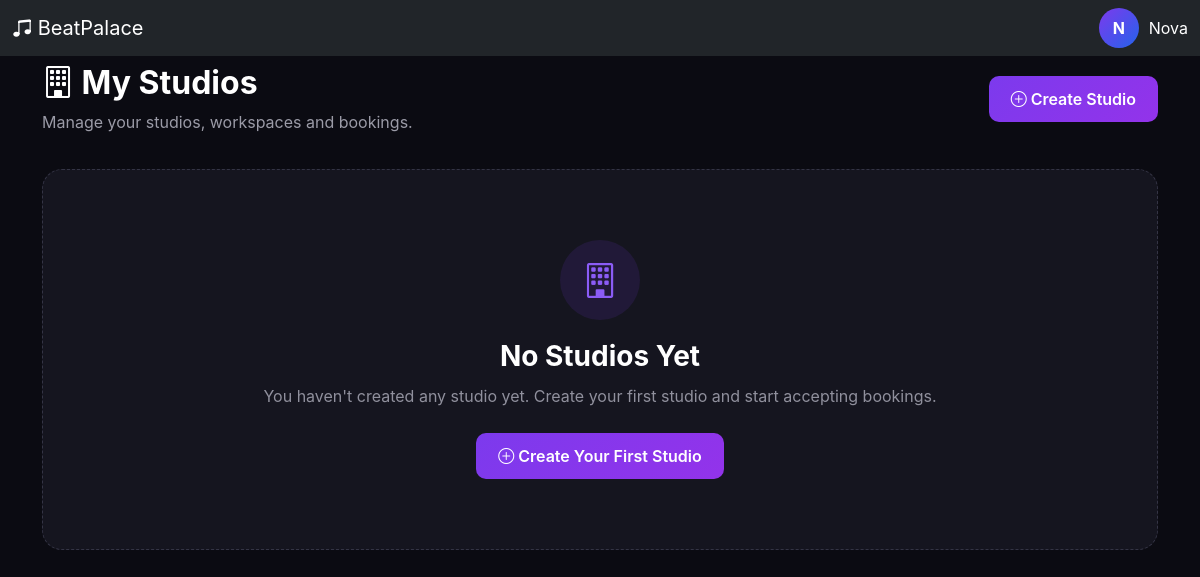
The page /studio/owner/studios/ (signed in) on the database as committed earlier.
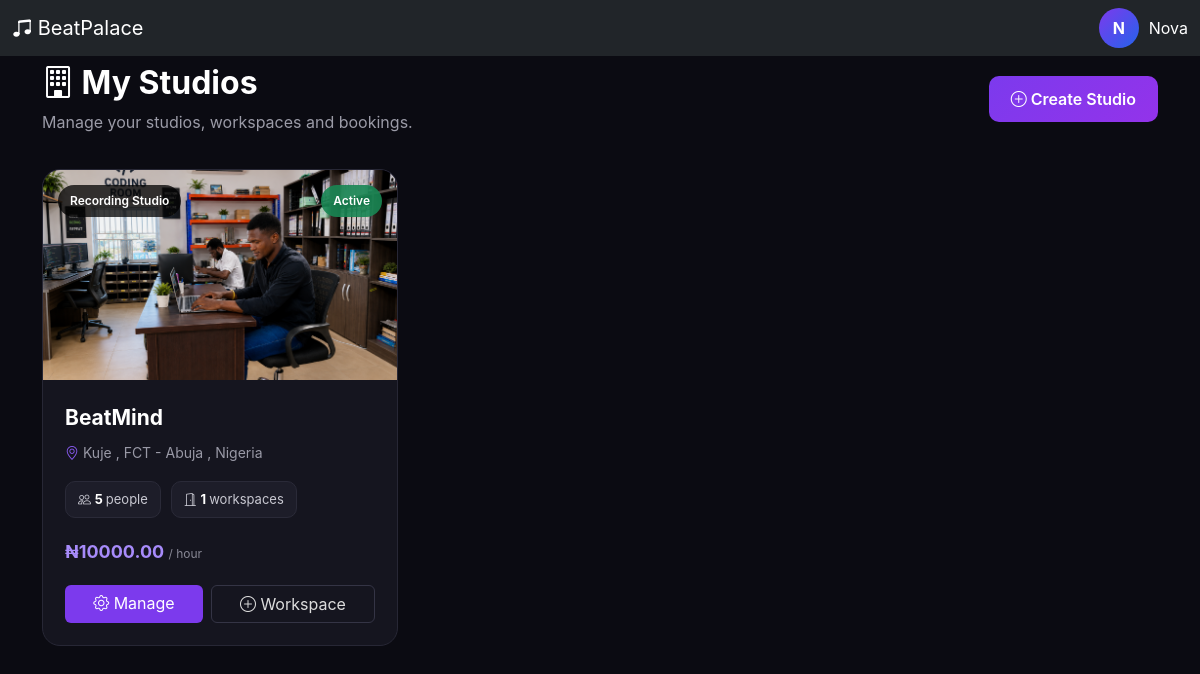
The same page on the database as committed later.
### accounts/models.py (models this page shows, shortened)
class User(AbstractUser):
    ROLE_CHOICES = (
        ("producer", "Producer"),
        ("artist", "Artist"),
    )
    email = models.EmailField(unique=True)
    role = models.CharField(
        max_length=20,
        choices=ROLE_CHOICES
    )
    avatar = models.ImageField(
        upload_to="avatars/",
        blank=True,
        null=True
    )
    verified = models.BooleanField(default=False)
    created_at = models.DateTimeField(auto_now_add=True)

### studio/models.py (models this page shows, shortened)
class Studio(models.Model):
    STUDIO_TYPES = [
        ("recording", "Recording Studio"),
        ("mixing", "Mixing Room"),
        ("production", "Production Room"),
        ("rehearsal", "Rehearsal Room"),
        ("podcast", "Podcast / Video Studio"),
        ("content", "Content Creation Space"),
    ]
    STATE = [
        ("Abia",     "Abia"),
        ("Adamawa",     "Adamawa"),
        ("Akwa Ibom",     "Akwa Ibom"),
        ("Anambra",     "Anambra"),
        ("Bauchi",     "Bauchi"),
        ("Bayelsa",     "Bayelsa"),
        ("Benue",     "Benue"),
        ("Borno",     "Borno"),
        ("Cross River",     "Cross River"),
        ("Delta",     "Delta"),
        ("Ebonyi",     "Ebonyi"),
        ("Edo",     "Edo"),
        ("Ekiti",     "Ekiti"),
        ("Enugu",     "Enugu"),
        ("FCT - Abuja",     "FCT - Abuja"),
        ("Gombe",     "Gombe"),
        ("Imo",     "Imo"),
        ("Jigawa",     "Jigawa"),
        ("Kaduna",     "Kaduna"),
        ("Kano",     "Kano"),
        ("Katsina",     "Katsina"),
        ("Kebbi",     "Kebbi"),
        ("Kogi",     "Kogi"),
        ("Kwara",     "Kwara"),
        ("Lagos",     "Lagos"),
        ("Nasarawa",     "Nasarawa"),
        ("Niger",     "Niger"),
        ("Ogun",     "Ogun"),
        ("Ondo",     "Ondo"),
        ("Osun",     "Osun"),
        ("Oyo",     "Oyo"),
        ("Plateau",     "Plateau"),
        ("Rivers",     "Rivers"),
        ("Sokoto",     "Sokoto"),
        ("Taraba",     "Taraba"),
        ("Yobe",     "Yobe"),
        ("Zamfara",     "Zamfara"),
    ]
    owner = models.ForeignKey(
        settings.AUTH_USER_MODEL,
        on_delete=models.CASCADE,
        related_name="owned_studios",
    )
    name = models.CharField(max_length=200)
    studio_type = models.CharField(
        max_length=30,
        choices=STUDIO_TYPES,
        default="recording",
    )
    description = models.TextField()
    address = models.CharField(
        max_length=255,
    )
    city = models.CharField(
        max_length=100,
    )
    state = models.CharField(
        max_length=100,
        blank=True,
        choices=STATE,
    )
    country = models.CharField(
        max_length=100,
        default="Nigeria",
    )
    phone = models.CharField(
        max_length=30,
        blank=True,
    )
    email = models.EmailField(
        blank=True,
    )
    hourly_rate = models.DecimalField(
        max_digits=12,
        decimal_places=2,
        validators=[MinValueValidator(Decimal("0"))],
    )
    daily_rate = models.DecimalField(
        max_digits=12,
        decimal_places=2,
        null=True,
        blank=True,
        validators=[MinValueValidator(Decimal("0"))],
    )
    capacity = models.PositiveIntegerField(
        default=5,
    )
    equipment = models.TextField(
        blank=True,
        help_text="List studio equipment and instruments.",
    )
    amenities = models.TextField(
        blank=True,
    )
    rules = models.TextField(
        blank=True,
    )
    cover_image = models.ImageField(
        upload_to="studios/covers/",
        blank=True,
        null=True,
    )
    is_active = models.BooleanField(
        default=True,
    )
    created_at = models.DateTimeField(
        auto_now_add=True,
    )
    updated_at = models.DateTimeField(
        auto_now=True,
    )
    class Meta:
        ordering = ["-created_at"]

### studio/views.py (the view)
@producer_required
def my_studios(request):
    studios = Studio.objects.filter(
        owner=request.user
    )
    return render(
        request,
        "studio/my_studio.html",
        {"studios": studios},
    )

### studio/views.py (called while the page is built)
def producer_required(view_func):
    @wraps(view_func)
    @login_required
    def wrapper(request, *args, **kwargs):
        if request.user.is_superuser:
            return view_func(request, *args, **kwargs)
        if getattr(request.user, "role", None) != "producer":
            raise PermissionDenied(
                "Only producers can manage studios."
            )
        return view_func(request, *args, **kwargs)
    return wrapper

### templates/studio/my_studio.html (shortened to what this page needs)
{% extends "base.html" %}
{% load static %}
{% block content %}
<div class="studio-page">
<div class="container">
    <div class="page-header d-flex justify-content-between align-items-center flex-wrap gap-3">
        <div>
            <h1>
                <i class="bi bi-building"></i>
                My Studios
            </h1>
            <p class="mb-0">
                Manage your studios, workspaces and bookings.
            </p>
        </div>
        <a href="{% url 'studio:create_studio' %}"
           class="btn btn-create">
            <i class="bi bi-plus-circle"></i>
            Create Studio
        </a>
    </div>
    {% if studios %}
        <div class="row g-4">
            {% for studio in studios %}
                <div class="col-lg-6 col-xl-4">
                    <div class="studio-card">
                        <div class="studio-cover">
                            {% if studio.cover_image %}
                                <img src="{{ studio.cover_image.url }}"
                                     alt="{{ studio.name }}">
                            {% else %}
                                <div class="studio-cover-placeholder">
                                    <i class="bi bi-music-note-beamed"></i>
                                </div>
                            {% endif %}
                            <span class="studio-type">
                                {{ studio.get_studio_type_display }}
                            </span>
                            {% if studio.is_active %}
                                <span class="studio-status status-active">
                                    Active
                                </span>
                            {% else %}
                                <span class="studio-status status-inactive">
                                    Inactive
                                </span>
                            {% endif %}
                        </div>
                        <div class="studio-body">
                            <div class="studio-name">
                                {{ studio.name }}
                            </div>
                            <div class="studio-location">
                                <i class="bi bi-geo-alt"></i>
                                {{ studio.city }}
                                {% if studio.state %}
                                    , {{ studio.state }}
                                {% endif %}
                                {% if studio.country %}
                                    , {{ studio.country }}
                                {% endif %}
                            </div>
                            <div class="studio-info">
                                <div class="info-item">
                                    <i class="bi bi-people"></i>
                                    <strong>
                                        {{ studio.capacity }}
                                    </strong>
                                    people
                                </div>
                                <div class="info-item">
                                    <i class="bi bi-door-open"></i>
                                    <strong>
                                        {{ studio.workspaces.count }}
                                    </strong>
                                    workspaces
                                </div>
                            </div>
                            <div class="studio-rate">
                                ₦{{ studio.hourly_rate|floatformat:2 }}
                                <small>
                                    / hour
                                </small>
                            </div>
                            <div class="d-flex gap-2 flex-wrap">
                                <a href="{% url 'studio:studio_owner_detail' studio_id=studio.pk %}"
                                   class="btn btn-manage flex-grow-1">
                                    <i class="bi bi-gear"></i>
                                    Manage
                                </a>
                                <a href="{% url 'studio:create_workspace' studio_id=studio.pk %}"
                                   class="btn btn-workspace flex-grow-1">
                                    <i class="bi bi-plus-circle"></i>
                                    Workspace
                                </a>
                            </div>
                        </div>
                    </div>
                </div>
            {% endfor %}
        </div>
    {% else %}
        <div class="empty-state">
            <div class="empty-icon">
                <i class="bi bi-building"></i>
            </div>
            <h3>
                No Studios Yet
            </h3>
            <p>
                You haven't created any studio yet.
                Create your first studio and start accepting bookings.
            </p>
            <a href="{% url 'studio:create_studio' %}"
               class="btn btn-create">
                <i class="bi bi-plus-circle"></i>
                Create Your First Studio
            </a>
        </div>
    {% endif %}
</div>
</div>
{% endblock %}

### templates/base.html (shortened to what this page needs)
{% load static %}
<!DOCTYPE html>
<html lang="en">
<head>
    <link
    href="https://cdn.jsdelivr.net/npm/bootstrap@5.3.3/dist/css/bootstrap.min.css"
    rel="stylesheet"
    >
    <link
    href="https://cdn.jsdelivr.net/npm/bootstrap-icons@1.11.3/font/bootstrap-icons.css"
    rel="stylesheet"
    >
    <link
     rel="stylesheet"
     href="{% static 'css/style.css' %}"
    >
</head>
<nav class="navbar fixed-top bg-dark" data-bs-theme="dark">
    <div class="container-fluid d-flex justify-content-between align-items-center">
        {% if user.role == "artist" %}
            <a
                class="navbar-brand"
                href="{% url 'artist_dashboard' %}"
            >
                <i class="bi bi-music-note-beamed"></i>
                BeatPalace
            </a>
        {% elif user.role == "producer" %}
            <a
                class="navbar-brand"
                href="{% url 'producer_dashboard' %}"
            >
                <i class="bi bi-music-note-beamed"></i>
                BeatPalace
            </a>
        {% endif %}
        <div class="d-flex gap-2">
            <div class="user-profile">
                <div class="avatar">
                    {{ user.username|first|upper }}
                </div>
                <span>
                    {{ user.username }}
                </span>
            </div>
        </div>
    </div>
</nav>
{% block content %}
{% endblock %}
</body>
</html>

### static/css/style.css (style rules this page uses)
:root { --bg: #282854; --sidebar: #11111a; --card: #151520; --border: #747484; --text: #ffffff; --muted: #fff; --primary: #7c3aed; --secondary: #2563eb; }
* { box-sizing: border-box; }
.user-profile { display: flex; align-items: center; gap: 10px; }
.avatar { width: 40px; height: 40px; display: flex; justify-content: center; align-items: center; border-radius: 50%; background: linear-gradient( 135deg, var(--primary), var(--secondary) ); font-weight: bold; }

### templates/studio/my_studio.html (style rules this page uses)
.studio-page { min-height: 100vh; background: #0b0b12; color: #fff; padding: 40px 0; }
.page-header { margin-bottom: 35px; }
.page-header h1 { font-size: 32px; font-weight: 700; margin-bottom: 8px; }
.page-header p { color: #9b9ba7; }
.studio-card { background: #15151f; border: 1px solid #272735; border-radius: 18px; overflow: hidden; height: 100%; transition: .25s ease; }
.studio-cover { height: 210px; background: linear-gradient( 135deg, #24134f, #11111a ); position: relative; overflow: hidden; }
.studio-cover img { width: 100%; height: 100%; object-fit: cover; }
.studio-type { position: absolute; top: 15px; left: 15px; background: rgba(0, 0, 0, .75); color: #fff; padding: 7px 12px; border-radius: 30px; font-size: 12px; font-weight: 600; }
.studio-status { position: absolute; top: 15px; right: 15px; padding: 7px 12px; border-radius: 30px; font-size: 12px; font-weight: 600; }
.status-active { background: rgba(25, 135, 84, .9); color: #fff; }
.studio-body { padding: 22px; }
.studio-name { font-size: 21px; font-weight: 700; margin-bottom: 8px; }
.studio-location { color: #9999a6; font-size: 14px; margin-bottom: 18px; }
.studio-location i { color: #8b5cf6; }
.studio-info { display: flex; gap: 10px; margin-bottom: 20px; flex-wrap: wrap; }
.info-item { background: #1d1d29; border: 1px solid #2a2a38; border-radius: 10px; padding: 8px 12px; color: #c9c9d2; font-size: 13px; }
.info-item strong { color: #fff; }
.studio-rate { font-size: 18px; font-weight: 700; color: #a78bfa; margin-bottom: 20px; }
.studio-rate small { color: #888895; font-size: 12px; font-weight: 400; }
.btn-manage { background: #7c3aed; border: none; color: #fff; }
.btn-workspace { background: transparent; border: 1px solid #343445; color: #ddd; }
.btn-create { background: linear-gradient(135deg, #7c3aed, #9333ea); border: none; color: #fff; padding: 11px 22px; border-radius: 10px; font-weight: 600; }

Rows that differ between the two databases and show on the page:
added Studio: cover_image (picture), studio_type "Recording Studio", is_active "Active", name "BeatMind", city "Kuje", state "FCT - Abuja", country "Nigeria", capacity "5", workspaces.count "1", hourly_rate "10000.00"
Other text that changed with them:
text no longer shown: "No Studios Yet You haven't created any studio yet. Create your first studio and start accepting bookings. Create Your First Studio"
